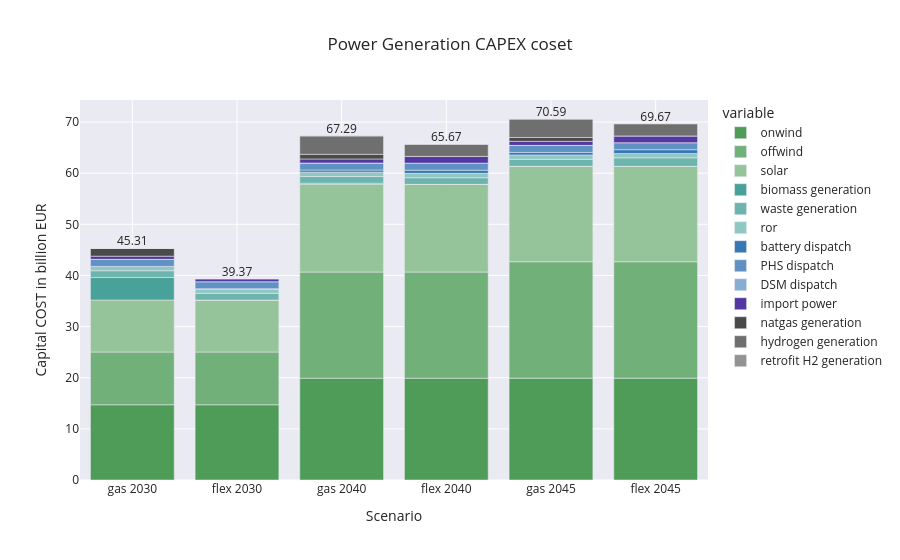

Here is the notebook cell this chart was saved with:
### Code cell
import plotly.graph_objects as go

capital_df = pd.DataFrame()
for nkey, pea in peas.items():
  capital_s = pd.Series(0.00, index=pg_keys)
  for key in pg_keys:
    c_key = key
    if key == 'c_pg_battery': 
      capital_s[key]  =  pea.get(['battery', 'home battery', 'battery discharger', 'home battery discharger', 'battery charger', 'home battery charge']).capital_cost() / 1e9
    elif key == 'c_pg_import':
      capital_s[key]  =  pea.get(ppv[c_key], type='import').capital_cost() / 1e9
    else:
      capital_s[key] = pea.get(ppv[c_key]).capital_cost() / 1e9

  capital_s = capital_s.rename(index= pp.map_name)
  
  capital_df[nkey] = capital_s


capital_df = capital_df.T
color_map = [pp.map_color[i] for i in pg_keys]



fig = px.bar(capital_df, color_discrete_map = pp.map_name_color, 
       title = "Power Generation CAPEX coset"
       )
fig_total(capital_df, fig)
fig.update_xaxes(title_text='Scenario')
fig.update_yaxes(title_text='Capital COST in billion EUR')
fig.show()

fig_capex = fig

### Figure 1 — Plotly figure (JSON) as saved in the notebook; plotly's stock layout.template omitted (floating-point values rounded to 4 significant figures)
{"data": [{"alignmentgroup": "True", "hovertemplate": "variable=onwind<br>index=%{x}<br>value=%{y}<extra></extra>", "legendgroup": "onwind", "marker": {"color": "#4F9C59", "pattern": {"shape": ""}}, "name": "onwind", "offsetgroup": "onwind", "orientation": "v", "showlegend": true, "textposition": "auto", "type": "bar", "x": ["gas 2030", "flex 2030", "gas 2040", "flex 2040", "gas 2045", "flex 2045"], "xaxis": "x", "y": [14.71, 14.71, 19.9, 19.9, 19.91, 19.91], "yaxis": "y"}, {"alignmentgroup": "True", "hovertemplate": "variable=offwind<br>index=%{x}<br>value=%{y}<extra></extra>", "legendgroup": "offwind", "marker": {"color": "#72B07A", "pattern": {"shape": ""}}, "name": "offwind", "offsetgroup": "offwind", "orientation": "v", "showlegend": true, "textposition": "auto", "type": "bar", "x": ["gas 2030", "flex 2030", "gas 2040", "flex 2040", "gas 2045", "flex 2045"], "xaxis": "x", "y": [10.31, 10.31, 20.76, 20.76, 22.77, 22.77], "yaxis": "y"}, {"alignmentgroup": "True", "hovertemplate": "variable=solar<br>index=%{x}<br>value=%{y}<extra></extra>", "legendgroup": "solar", "marker": {"color": "#95C49B", "pattern": {"shape": ""}}, "name": "solar", "offsetgroup": "solar", "orientation": "v", "showlegend": true, "textposition": "auto", "type": "bar", "x": ["gas 2030", "flex 2030", "gas 2040", "flex 2040", "gas 2045", "flex 2045"], "xaxis": "x", "y": [10.18, 10.17, 17.16, 17.15, 18.67, 18.66], "yaxis": "y"}, {"alignmentgroup": "True", "hovertemplate": "variable=biomass generation<br>index=%{x}<br>value=%{y}<extra></extra>", "legendgroup": "biomass generation", "marker": {"color": "#48A299", "pattern": {"shape": ""}}, "name": "biomass generation", "offsetgroup": "biomass generation", "orientation": "v", "showlegend": true, "textposition": "auto", "type": "bar", "x": ["gas 2030", "flex 2030", "gas 2040", "flex 2040", "gas 2045", "flex 2045"], "xaxis": "x", "y": [4.417, 0, 0.2182, 0, 2.699e-06, 0], "yaxis": "y"}, {"alignmentgroup": "True", "hovertemplate": "variable=waste generation<br>index=%{x}<br>value=%{y}<extra></extra>", "legendgroup": "waste generation", "marker": {"color": "#6DB4AD", "pattern": {"shape": ""}}, "name": "waste generation", "offsetgroup": "waste generation", "orientation": "v", "showlegend": true, "textposition": "auto", "type": "bar", "x": ["gas 2030", "flex 2030", "gas 2040", "flex 2040", "gas 2045", "flex 2045"], "xaxis": "x", "y": [1.301, 1.301, 1.301, 1.301, 1.363, 1.655], "yaxis": "y"}, {"alignmentgroup": "True", "hovertemplate": "variable=ror<br>index=%{x}<br>value=%{y}<extra></extra>", "legendgroup": "ror", "marker": {"color": "#91C7C2", "pattern": {"shape": ""}}, "name": "ror", "offsetgroup": "ror", "orientation": "v", "showlegend": true, "textposition": "auto", "type": "bar", "x": ["gas 2030", "flex 2030", "gas 2040", "flex 2040", "gas 2045", "flex 2045"], "xaxis": "x", "y": [0.8541, 0.8541, 0.8541, 0.8541, 0.8541, 0.8541], "yaxis": "y"}, {"alignmentgroup": "True", "hovertemplate": "variable=battery dispatch<br>index=%{x}<br>value=%{y}<extra></extra>", "legendgroup": "battery dispatch", "marker": {"color": "#3777B4", "pattern": {"shape": ""}}, "name": "battery dispatch", "offsetgroup": "battery dispatch", "orientation": "v", "showlegend": true, "textposition": "auto", "type": "bar", "x": ["gas 2030", "flex 2030", "gas 2040", "flex 2040", "gas 2045", "flex 2045"], "xaxis": "x", "y": [2.564e-05, 0.06104, 0.4134, 0.6191, 0.4966, 0.7441], "yaxis": "y"}, {"alignmentgroup": "True", "hovertemplate": "variable=PHS dispatch<br>index=%{x}<br>value=%{y}<extra></extra>", "legendgroup": "PHS dispatch", "marker": {"color": "#5F92C3", "pattern": {"shape": ""}}, "name": "PHS dispatch", "offsetgroup": "PHS dispatch", "orientation": "v", "showlegend": true, "textposition": "auto", "type": "bar", "x": ["gas 2030", "flex 2030", "gas 2040", "flex 2040", "gas 2045", "flex 2045"], "xaxis": "x", "y": [1.375, 1.375, 1.375, 1.375, 1.375, 1.375], "yaxis": "y"}, {"alignmentgroup": "True", "hovertemplate": "variable=DSM dispatch<br>index=%{x}<br>value=%{y}<extra></extra>", "legendgroup": "DSM dispatch", "marker": {"color": "#87AED2", "pattern": {"shape": ""}}, "name": "DSM dispatch", "offsetgroup": "DSM dispatch", "orientation": "v", "showlegend": true, "textposition": "auto", "type": "bar", "x": ["gas 2030", "flex 2030", "gas 2040", "flex 2040", "gas 2045", "flex 2045"], "xaxis": "x", "y": [0, 0, 0, 0, 0, 0], "yaxis": "y"}, {"alignmentgroup": "True", "hovertemplate": "variable=import power<br>index=%{x}<br>value=%{y}<extra></extra>", "legendgroup": "import power", "marker": {"color": "#5438A1", "pattern": {"shape": ""}}, "name": "import power", "offsetgroup": "import power", "orientation": "v", "showlegend": true, "textposition": "auto", "type": "bar", "x": ["gas 2030", "flex 2030", "gas 2040", "flex 2040", "gas 2045", "flex 2045"], "xaxis": "x", "y": [0.6246, 0.5948, 0.7927, 1.317, 0.7927, 1.317], "yaxis": "y"}, {"alignmentgroup": "True", "hovertemplate": "variable=natgas generation<br>index=%{x}<br>value=%{y}<extra></extra>", "legendgroup": "natgas generation", "marker": {"color": "#4A4A4A", "pattern": {"shape": ""}}, "name": "natgas generation", "offsetgroup": "natgas generation", "orientation": "v", "showlegend": true, "textposition": "auto", "type": "bar", "x": ["gas 2030", "flex 2030", "gas 2040", "flex 2040", "gas 2045", "flex 2045"], "xaxis": "x", "y": [1.541, 0, 0.9082, 0, 0.7455, 0], "yaxis": "y"}, {"alignmentgroup": "True", "hovertemplate": "variable=hydrogen generation<br>index=%{x}<br>value=%{y}<extra></extra>", "legendgroup": "hydrogen generation", "marker": {"color": "#6F6F6F", "pattern": {"shape": ""}}, "name": "hydrogen generation", "offsetgroup": "hydrogen generation", "orientation": "v", "showlegend": true, "textposition": "auto", "type": "bar", "x": ["gas 2030", "flex 2030", "gas 2040", "flex 2040", "gas 2045", "flex 2045"], "xaxis": "x", "y": [7.698e-06, 8.391e-06, 3.612, 2.393, 3.612, 2.393], "yaxis": "y"}, {"alignmentgroup": "True", "hovertemplate": "variable=retrofit H2 generation<br>index=%{x}<br>value=%{y}<extra></extra>", "legendgroup": "retrofit H2 generation", "marker": {"color": "#939393", "pattern": {"shape": ""}}, "name": "retrofit H2 generation", "offsetgroup": "retrofit H2 generation", "orientation": "v", "showlegend": true, "textposition": "auto", "type": "bar", "x": ["gas 2030", "flex 2030", "gas 2040", "flex 2040", "gas 2045", "flex 2045"], "xaxis": "x", "y": [0, 0, 0, 0, 0, 0], "yaxis": "y"}, {"mode": "text", "showlegend": false, "text": [45.31, 39.37, 67.29, 65.67, 70.59, 69.67], "textposition": "top center", "type": "scatter", "x": ["gas 2030", "flex 2030", "gas 2040", "flex 2040", "gas 2045", "flex 2045"], "y": [45.31, 39.37, 67.29, 65.67, 70.59, 69.67]}], "layout": {"barmode": "relative", "legend": {"title": {"text": "variable"}, "tracegroupgap": 0}, "title": {"text": "Power Generation CAPEX coset"}, "xaxis": {"anchor": "y", "domain": [0, 1], "title": {"text": "Scenario"}}, "yaxis": {"anchor": "x", "domain": [0, 1], "title": {"text": "Capital COST in billion EUR"}}}}
